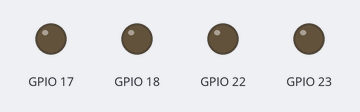
This program was run on a simulated Raspberry Pi (BCM pin numbers). On the bench: output pins drawn as LEDs (lit = HIGH). At 0.2 s the program stops and its outputs stay as they are.

Above: at 0.3 s.
Timing chart, 0 to 1.7 s (numbered marks = the images above):
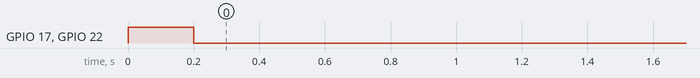

The program:

right.py
```python
import RPi.GPIO as GPIO
import time

GPIO.setmode(GPIO.BCM)

GPIO.setup(17, GPIO.OUT)
GPIO.setup(18, GPIO.OUT)

GPIO.setup(22, GPIO.OUT)
GPIO.setup(23, GPIO.OUT)

GPIO.output(17, 1);
GPIO.output(18, 0);
GPIO.output(22, 1)
GPIO.output(23, 0)
time.sleep(0.2);
GPIO.output(17, 0)
GPIO.output(18, 0)
GPIO.output(22, 0);
GPIO.output(23, 0);
GPIO.cleanup()
```

Measured:
- by itself, GPIO 17, GPIO 22: LOW → HIGH at 0.00 s, → LOW 0.20 s later
